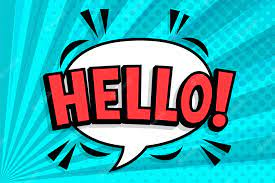
#> input picture images/hello.jpeg, 275 x 183 px, found by its file name
$ python blur.py
#> lines starting #> are read from the running program, lines starting #| are printed output that depends on the picture
import cv2
from PIL import Image, ImageFilter
import numpy as np
import os

mainpath = os.path.dirname(os.getcwd())
imagepath = os.path.join(mainpath, "images","hello.jpeg")

image = cv2.imread(imagepath)
#> image is the input picture: shape (183, 275, 3); mean B, G, R 181.8, 174.1, 60.4
pil_image = Image.open(imagepath)
cv2.imshow("Image", image)
cv2.waitKey(0)

size = 5
#Mean Filter
blur_image = cv2.blur(image, (size, size))
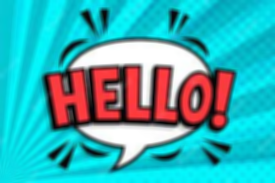
#> blur_image: shape (183, 275, 3); mean B, G, R 181.8, 174.1, 60.4
cv2.imshow("Blurred Image", blur_image)
cv2.waitKey(0)

max_image = pil_image.filter(ImageFilter.MaxFilter(size= size))
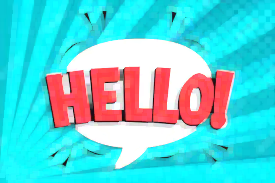
#> max_image: PIL image 275x183 RGB; mean R, G, B 92.5, 210, 216.3
max_image.show()

min_image = pil_image.filter(ImageFilter.MinFilter(size= size))
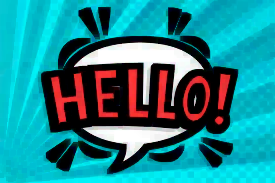
#> min_image: PIL image 275x183 RGB; mean R, G, B 33.3, 134.9, 143.4
min_image.show()

median_image = pil_image.filter(ImageFilter.MedianFilter(size= size))
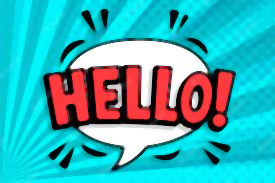
#> median_image: PIL image 275x183 RGB; mean R, G, B 59.6, 175.3, 182.9
median_image.show()

cv2.destroyAllWindows()
